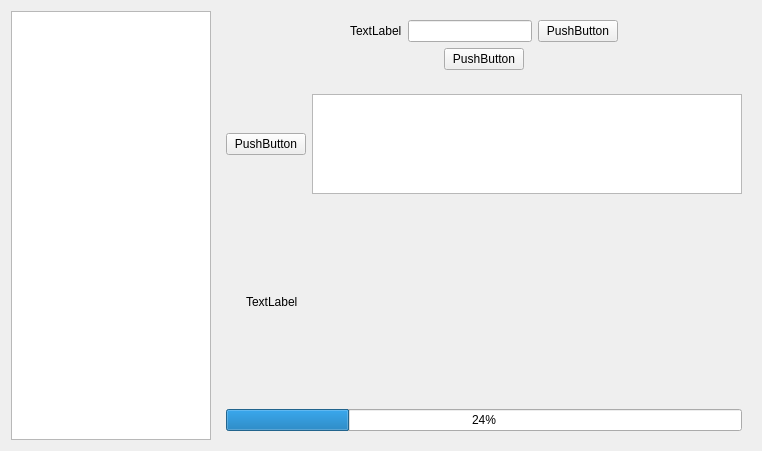
<?xml version="1.0" encoding="UTF-8"?>
<ui version="4.0">
 <class>Form</class>
 <widget class="QWidget" name="Form">
  <property name="geometry">
   <rect>
    <x>0</x>
    <y>0</y>
    <width>762</width>
    <height>451</height>
   </rect>
  </property>
  <property name="windowTitle">
   <string>Form</string>
  </property>
  <layout class="QHBoxLayout" name="horizontalLayout_5">
   <item>
    <widget class="QListWidget" name="listWidget">
     <property name="maximumSize">
      <size>
       <width>200</width>
       <height>16777215</height>
      </size>
     </property>
    </widget>
   </item>
   <item>
    <layout class="QVBoxLayout" name="verticalLayout_7">
     <item>
      <widget class="QWidget" name="widget" native="true">
       <layout class="QVBoxLayout" name="verticalLayout_2">
        <item>
         <layout class="QVBoxLayout" name="verticalLayout">
          <item>
           <layout class="QHBoxLayout" name="horizontalLayout_2">
            <item>
             <spacer name="horizontalSpacer">
              <property name="orientation">
               <enum>Qt::Horizontal</enum>
              </property>
              <property name="sizeHint" stdset="0">
               <size>
                <width>40</width>
                <height>20</height>
               </size>
              </property>
             </spacer>
            </item>
            <item>
             <widget class="QLabel" name="label">
              <property name="text">
               <string>TextLabel</string>
              </property>
             </widget>
            </item>
            <item>
             <widget class="QLineEdit" name="lineEdit"/>
            </item>
            <item>
             <widget class="QPushButton" name="pushButton">
              <property name="text">
               <string>PushButton</string>
              </property>
             </widget>
            </item>
            <item>
             <spacer name="horizontalSpacer_2">
              <property name="orientation">
               <enum>Qt::Horizontal</enum>
              </property>
              <property name="sizeHint" stdset="0">
               <size>
                <width>40</width>
                <height>20</height>
               </size>
              </property>
             </spacer>
            </item>
           </layout>
          </item>
          <item>
           <layout class="QHBoxLayout" name="horizontalLayout">
            <item>
             <spacer name="horizontalSpacer_3">
              <property name="orientation">
               <enum>Qt::Horizontal</enum>
              </property>
              <property name="sizeHint" stdset="0">
               <size>
                <width>40</width>
                <height>20</height>
               </size>
              </property>
             </spacer>
            </item>
            <item>
             <widget class="QPushButton" name="pushButton_2">
              <property name="text">
               <string>PushButton</string>
              </property>
             </widget>
            </item>
            <item>
             <spacer name="horizontalSpacer_4">
              <property name="orientation">
               <enum>Qt::Horizontal</enum>
              </property>
              <property name="sizeHint" stdset="0">
               <size>
                <width>40</width>
                <height>20</height>
               </size>
              </property>
             </spacer>
            </item>
           </layout>
          </item>
         </layout>
        </item>
       </layout>
      </widget>
     </item>
     <item>
      <widget class="QWidget" name="widget_2" native="true">
       <layout class="QVBoxLayout" name="verticalLayout_5">
        <item>
         <layout class="QVBoxLayout" name="verticalLayout_4">
          <item>
           <layout class="QHBoxLayout" name="horizontalLayout_4">
            <item>
             <widget class="QPushButton" name="pushButton_3">
              <property name="text">
               <string>PushButton</string>
              </property>
             </widget>
            </item>
            <item>
             <widget class="QTableView" name="tableView">
              <property name="maximumSize">
               <size>
                <width>16777215</width>
                <height>100</height>
               </size>
              </property>
             </widget>
            </item>
           </layout>
          </item>
          <item>
           <layout class="QVBoxLayout" name="verticalLayout_3">
            <item>
             <layout class="QHBoxLayout" name="horizontalLayout_3">
              <item>
               <spacer name="verticalSpacer">
                <property name="orientation">
                 <enum>Qt::Vertical</enum>
                </property>
                <property name="sizeHint" stdset="0">
                 <size>
                  <width>20</width>
                  <height>40</height>
                 </size>
                </property>
               </spacer>
              </item>
              <item>
               <widget class="QLabel" name="label_2">
                <property name="text">
                 <string>TextLabel</string>
                </property>
               </widget>
              </item>
              <item>
               <spacer name="verticalSpacer_2">
                <property name="orientation">
                 <enum>Qt::Vertical</enum>
                </property>
                <property name="sizeHint" stdset="0">
                 <size>
                  <width>20</width>
                  <height>40</height>
                 </size>
                </property>
               </spacer>
              </item>
             </layout>
            </item>
            <item>
             <widget class="QProgressBar" name="progressBar">
              <property name="value">
               <number>24</number>
              </property>
             </widget>
            </item>
           </layout>
          </item>
         </layout>
        </item>
       </layout>
      </widget>
     </item>
    </layout>
   </item>
  </layout>
 </widget>
 <resources/>
 <connections/>
</ui>
